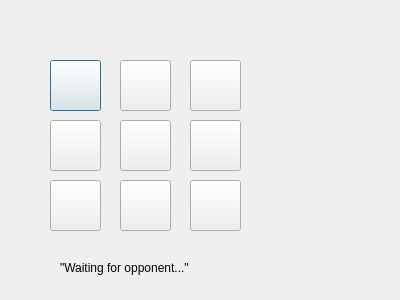
<?xml version="1.0" encoding="UTF-8"?>
<ui version="4.0">
 <class>tictactoe</class>
 <widget class="QDialog" name="tictactoe">
  <property name="geometry">
   <rect>
    <x>0</x>
    <y>0</y>
    <width>400</width>
    <height>300</height>
   </rect>
  </property>
  <property name="windowTitle">
   <string>Dialog</string>
  </property>
  <widget class="QPushButton" name="btn00">
   <property name="geometry">
    <rect>
     <x>50</x>
     <y>60</y>
     <width>51</width>
     <height>51</height>
    </rect>
   </property>
   <property name="text">
    <string/>
   </property>
  </widget>
  <widget class="QPushButton" name="btn01">
   <property name="geometry">
    <rect>
     <x>120</x>
     <y>60</y>
     <width>51</width>
     <height>51</height>
    </rect>
   </property>
   <property name="text">
    <string/>
   </property>
  </widget>
  <widget class="QPushButton" name="btn11">
   <property name="geometry">
    <rect>
     <x>120</x>
     <y>120</y>
     <width>51</width>
     <height>51</height>
    </rect>
   </property>
   <property name="text">
    <string/>
   </property>
  </widget>
  <widget class="QPushButton" name="btn02">
   <property name="geometry">
    <rect>
     <x>190</x>
     <y>60</y>
     <width>51</width>
     <height>51</height>
    </rect>
   </property>
   <property name="text">
    <string/>
   </property>
  </widget>
  <widget class="QPushButton" name="btn10">
   <property name="geometry">
    <rect>
     <x>50</x>
     <y>120</y>
     <width>51</width>
     <height>51</height>
    </rect>
   </property>
   <property name="text">
    <string/>
   </property>
  </widget>
  <widget class="QPushButton" name="btn21">
   <property name="geometry">
    <rect>
     <x>120</x>
     <y>180</y>
     <width>51</width>
     <height>51</height>
    </rect>
   </property>
   <property name="text">
    <string/>
   </property>
  </widget>
  <widget class="QPushButton" name="btn20">
   <property name="geometry">
    <rect>
     <x>50</x>
     <y>180</y>
     <width>51</width>
     <height>51</height>
    </rect>
   </property>
   <property name="text">
    <string/>
   </property>
  </widget>
  <widget class="QPushButton" name="btn12">
   <property name="geometry">
    <rect>
     <x>190</x>
     <y>120</y>
     <width>51</width>
     <height>51</height>
    </rect>
   </property>
   <property name="text">
    <string/>
   </property>
  </widget>
  <widget class="QPushButton" name="btn22">
   <property name="geometry">
    <rect>
     <x>190</x>
     <y>180</y>
     <width>51</width>
     <height>51</height>
    </rect>
   </property>
   <property name="text">
    <string/>
   </property>
  </widget>
  <widget class="QLabel" name="statusLabel">
   <property name="geometry">
    <rect>
     <x>60</x>
     <y>260</y>
     <width>191</width>
     <height>16</height>
    </rect>
   </property>
   <property name="text">
    <string>&quot;Waiting for opponent...&quot;</string>
   </property>
  </widget>
 </widget>
 <resources/>
 <connections/>
</ui>
